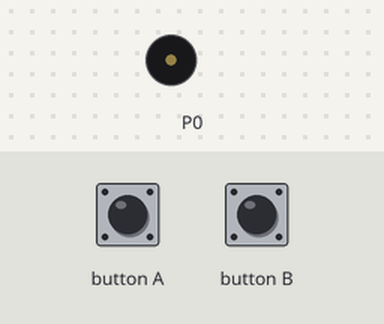
Recording of a program running on a simulated BBC micro:bit (MakeCode). Parts: buzzer (waves = sounding). The test bench sets the inputs (shaded band).

Above: at 1.2 s.
1.3 s: button A pressed for 0.15 s
At 1.8 s:
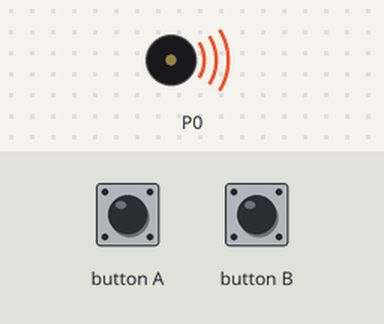
4.4 s: button B pressed for 0.15 s
Timing chart, 0 to 10.1 s (numbered marks = the images above; inputs shaded):
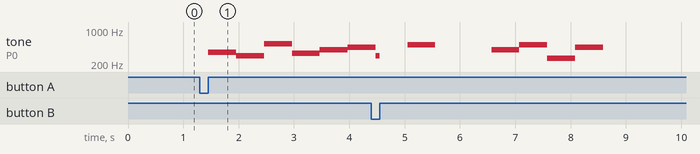

Measured:
- after the input at 1.3 s, tone on P0: plays 349 Hz for 0.51 s, 294 Hz for 0.51 s, 523 Hz for 0.51 s, 330 Hz for 0.51 s, 392 Hz for 0.51 s, 440 Hz for 0.42 s, starting after 0.15 s

The program:

main.ts
```typescript
input.onButtonPressed(Button.A, function () {
    music.play(music.stringPlayable("F D C5 E G A D C5 ", 120), music.PlaybackMode.UntilDone)
})
input.onButtonPressed(Button.B, function () {
    music.play(music.stringPlayable("- B - - G B C A ", 120), music.PlaybackMode.UntilDone)
})
```

test.ts
```typescript
// les tests vont ici ; cela ne sera pas compilé si ce paquet est utilisé en tant qu'extension.
```
